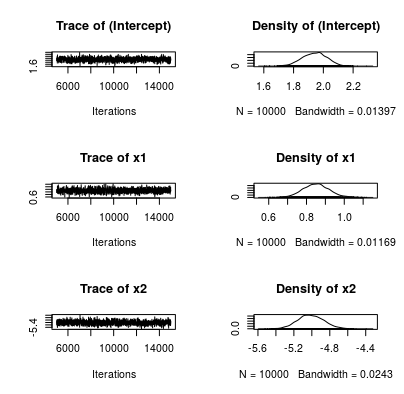

Generate this figure with R:
# From Bayesian Models for Astrophysical Data 
# by Hilbe, de Souza & Ishida, 2017, Cambridge Univ. Press

# Code 5.15  - Synthetic data from logistic model in R

set.seed(13979)
nobs <- 5000

x1 <- rbinom(nobs, size = 1, 0.6)
x2 <- runif(nobs)
xb <- 2 + 0.75*x1 - 5*x2

exb <- 1/(1+exp(-xb))
by <- rbinom(nobs, size = 1, prob = exb)

logitmod <- data.frame(by, x1, x2)

# Code 5.16 Logistic model using R
library(MCMCpack)
myL <- MCMClogit(by ~ x1 + x2,
                 burnin = 5000,
                 mcmc = 10000,
                 data = logitmod)

summary(myL)


plot(myL)                             # Produces figure
